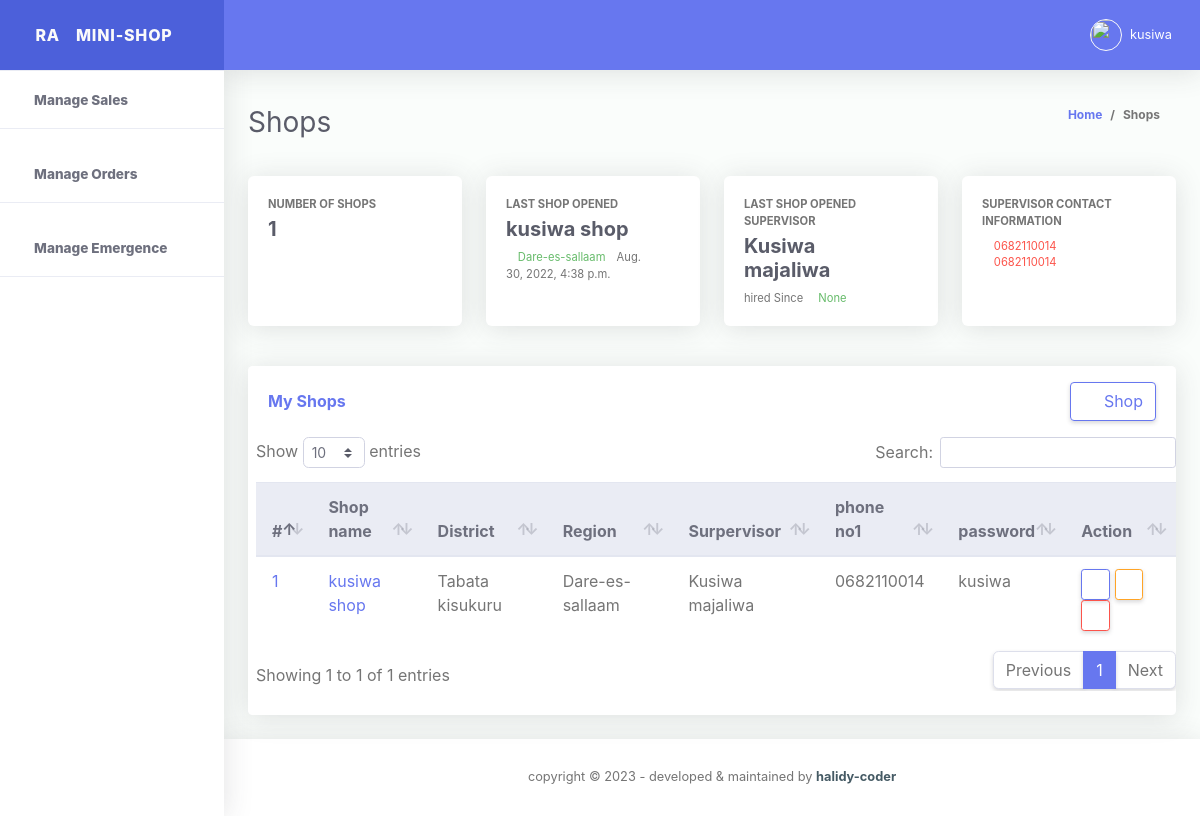
Screenshot of /my-shops (signed in) with the database file from the repository.
### storeApp/models.py (models this page shows, shortened)
class ShopsTable(models.Model):
    id = models.UUIDField(
        primary_key=True, default=uuid.uuid4, editable=False, unique=True)
    shop_name = models.CharField(max_length=100)
    shop_street = models.CharField(max_length=100)
    shop_district = models.CharField(max_length=100)
    shop_region = models.CharField(max_length=100)
    shop_start_date = models.DateTimeField(auto_now_add=True)
    shop_supervisor = models.ForeignKey(
        EmployeeDetailInformations, on_delete=models.CASCADE)
    updated_at = models.DateTimeField(auto_now=True)
    class Meta:
        verbose_name_plural = 'Shops List'

class EmployeeDetailInformations(models.Model):
    id = models.UUIDField(
        primary_key=True, default=uuid.uuid4, editable=False, unique=True)
    employee_Full_name = models.CharField(max_length=200)
    employee_gender = models.CharField(max_length=100)
    employee_email_address = models.EmailField()
    employee_start_date = models.DateField(auto_now_add=True)
    employee_phone_number1 = models.CharField(max_length=100)
    employee_phone_number2 = models.CharField(max_length=100)
    employee_residence_area = models.CharField(max_length=100)
    employee_username = models.CharField(max_length=100, null=True, blank=True)
    employee_password = models.CharField(max_length=100, null=True, blank=True)
    created_at = models.DateTimeField(auto_now_add=True)
    updated_at = models.DateTimeField(auto_now=True)
    class Meta:
        verbose_name_plural = 'list of Employees'
    def __str__(self):
        return str(self.employee_Full_name)

### storeApp/views.py (the view, shortened to what this page needs)
# urls.py: path('my-shops', views.shopPage, name="shopPage"),
@cache_control(no_cache=True, must_revalidate=True, no_store=True)
@login_required(login_url=LOGIN_URL)
def shopPage(request):
  if request.method == "POST" and request.POST.get('add_shop'):
    print(request.POST.get('employee_Full_name'))
    form = ShopsTableForm(request.POST)
    if form.is_valid():
      form.save()
      shop_name = request.POST.get('shop_name')
      messages.success(request, f"{shop_name} added successFull by {request.user.username}")
      return redirect("storeApp:shopPage")
    else:
      messages.info(request, "please try again.")
      return redirect("storeApp:shopPage")
  else:
    try:
      get_all_user_authorizations = AuthorizeUsers.objects.get(select_user = request.user)
    except:
      messages.info(request, f"{request.user} does not have any credential yet!")
      return redirect("storeApp:shopPage")
    get_all_employee = EmployeeDetailInformations.objects.all().order_by('-updated_at')
    get_all_shops = ShopsTable.objects.all().order_by('-updated_at')
    get_number_of_shops = ShopsTable.objects.all().count()
    try:
      get_last_opened_shops = ShopsTable.objects.first()
    except Exception as e:
      get_last_opened_shops = 0
    template_name = 'store/shopPage.html'
    context = {
      'get_all_employee':get_all_employee,
      'get_all_shops':get_all_shops,
      'get_number_of_shops':get_number_of_shops,
      'get_last_opened_shops':get_last_opened_shops,
      'get_all_user_authorizations':get_all_user_authorizations,
    }
    return render(request, template_name, context)

### templates/store/shopPage.html (shortened to what this page needs)
{% extends './base.html' %}
{% load static %}
{% block content %}
{% include './shopStatusBar.html' %}
{% include './shopDatatables.html' %}
{% endblock %}

### templates/store/base.html (shortened to what this page needs)
<!DOCTYPE html>
<html lang="en">
{% load static %}
<head>
  <link href="{% static './vendor/fontawesome-free/css/all.min.css' %}" rel="stylesheet" type="text/css">
  <link href="{% static './vendor/bootstrap/css/bootstrap.min.css' %}" rel="stylesheet" type="text/css">
  <link href="{% static './css/ruang-admin.min.css' %}" rel="stylesheet">
  <link href="{% static './css/chart.css' %}" rel="stylesheet">
  <link href="{% static './vendor/datatables/dataTables.bootstrap4.min.css' %}" rel="stylesheet">
  <link href="{% static './vendor/select2/dist/css/select2.min.css'%}" rel="stylesheet" type="text/css">
  <link href="{% static './vendor/bootstrap-datepicker/css/bootstrap-datepicker.min.css' %}" rel="stylesheet" >
  <link href="{% static './vendor/bootstrap-touchspin/css/jquery.bootstrap-touchspin.css' %} " rel="stylesheet" >
  <link href="{% static './vendor/clock-picker/clockpicker.css' %}" rel="stylesheet">
  <link href="{% static './css/ruang-admin.css' %}" rel="stylesheet">
</head>
<body id="page-top" >
<div id="wrapper" >
  <ul class="navbar-nav sidebar sidebar-light accordion" id="accordionSidebar">
    <a class="sidebar-brand d-flex align-items-center justify-content-center" href="homePage">
      <div class="sidebar-brand-icon">
        <span>RA</span>
      </div>
      <div class="sidebar-brand-text mx-3">MINI-SHOP</div>
    </a>
    <hr class="sidebar-divider my-0">
    {% if get_all_user_authorizations.manage_sales %}
    <li class="nav-item active">
      <a class="nav-link" href="{% url 'storeApp:salesPage' %}">
        <i class="fas far fa-money-bill-alt fa-2x text-success"></i>
        <span>Manage Sales</span></a>
    </li>
    <hr class="sidebar-divider">
    {% endif %}
    {% if get_all_user_authorizations.manage_orders %}
    <li class="nav-item active">
      <a class="nav-link" href="{% url 'storeApp:ordersPage' %}">
        <i class="fas far fas fa-cart-arrow-down fa-2x text-success"></i>
        <span>Manage Orders</span></a>
    </li>
    <hr class="sidebar-divider">
    {% endif %}
    {% if get_all_user_authorizations.manage_emergence %}
    <li class="nav-item active">
      <a class="nav-link" href="{% url 'storeApp:emergencePage' %}">
        <i class="fas far far fa-comments fa-2x text-success"></i>
        <span>Manage Emergence</span></a>
    </li>
    <hr class="sidebar-divider">
    {% endif %}
  </ul>
  <div id="content-wrapper" class="d-flex flex-column">
    <div id="content">
      <nav class="navbar navbar-expand navbar-light bg-navbar topbar mb-4 static-top">
        <button id="sidebarToggleTop" class="btn btn-link rounded-circle mr-3">
          <i class="fa fa-bars"></i>
        </button>
        <ul class="navbar-nav ml-auto">
          {% if request.user.is_authenticated %}
          <li class="nav-item dropdown no-arrow">
            <a class="nav-link dropdown-toggle" href="#" id="userDropdown" role="button" data-toggle="dropdown"
              aria-haspopup="true" aria-expanded="false">
              <img class="img-profile rounded-circle" src="{% static 'img/boy.png' %}" style="max-width: 60px">
              <span class="ml-2 d-none d-lg-inline text-white small">{{request.user.username}}</span>
            </a>
          </li>
          {% endif %}
        </ul>
      </nav>
      {% block content %}
      {% endblock %}
    </div>
    <footer class="sticky-footer bg-white">
      <div class="container my-auto">
        <div class="copyright text-center my-auto">
          <span>copyright &copy; <script> document.write(new Date().getFullYear()); </script> - developed & maintained by
            <b><a href="https://halidy-coder.gitlab.io/" target="_blank">halidy-coder</a></b>
          </span>
        </div>
      </div>
    </footer>
  </div>
</div>
  </body>
</html>

### templates/store/shopStatusBar.html (shortened to what this page needs)
<div class="container-fluid" id="container-wrapper">
  <div class="d-sm-flex align-items-center justify-content-between mb-4">
    <h1 class="h3 mb-0 text-gray-800"> Shops</h1>
    <ol class="breadcrumb">
      <li class="breadcrumb-item"><a href="./">Home</a></li>
      <li class="breadcrumb-item active" aria-current="page">Shops</li>
    </ol>
  </div>
  <div class="row mb-3">
    <div class="col-xl-3 col-md-6 mb-4">
      <div class="card h-100">
        <div class="card-body">
          <div class="row align-items-center">
            <div class="col mr-2">
              <div class="text-xs font-weight-bold text-uppercase mb-1">Number of shops</div>
              <div class="h5 mb-0 font-weight-bold text-gray-800">{{get_number_of_shops}}</div>
            </div>
            <div class="col-auto">
              <i class="fas fa-calendar fa-2x text-primary"></i>
            </div>
          </div>
        </div>
      </div>
    </div>
    <div class="col-xl-3 col-md-6 mb-4">
      <div class="card h-100">
        <div class="card-body">
          <div class="row no-gutters align-items-center">
            <div class="col mr-2">
              <div class="text-xs font-weight-bold text-uppercase mb-1">last shop opened</div>
              <div class="h5 mb-0 font-weight-bold text-gray-800">{{get_last_opened_shops.shop_name}}</div>
              <div class="mt-2 mb-0 text-muted text-xs">
                <span class="text-success mr-2"><i class="fas fa-arrow-up"></i> {{get_last_opened_shops.shop_region }}</span>
                <span>{{get_last_opened_shops.shop_start_date}}</span>
              </div>
            </div>
            <div class="col-auto">
              <i class="fas fa-shopping-cart fa-2x text-success"></i>
            </div>
          </div>
        </div>
      </div>
    </div>
    <div class="col-xl-3 col-md-6 mb-4">
      <div class="card h-100">
        <div class="card-body">
          <div class="row no-gutters align-items-center">
            <div class="col mr-2">
              <div class="text-xs font-weight-bold text-uppercase mb-1"> last shop opened supervisor</div>
              <div class="h5 mb-0 mr-3 font-weight-bold text-gray-800">{{get_last_opened_shops.shop_supervisor}}</div>
              <div class="mt-2 mb-0 text-muted text-xs">
                <span>hired Since </span>
                <span class="text-success mr-2"><i class="fas fa-arrow-up"></i> {{get_last_opened_shops.shop_supervisor.employee_start_date}}</span>
              </div>
            </div>
            <div class="col-auto">
              <i class="fas fa-users fa-2x text-info"></i>
            </div>
          </div>
        </div>
      </div>
    </div>
    <div class="col-xl-3 col-md-6 mb-4">
      <div class="card h-100">
        <div class="card-body">
          <div class="row no-gutters align-items-center">
            <div class="col mr-2">
              <div class="text-xs font-weight-bold text-uppercase mb-1">supervisor contact information</div>
              <div class="mt-2 mb-0 text-muted text-xs">
                <span class="text-danger mr-2"><i class="fas fas fa-phone"></i> {{get_last_opened_shops.shop_supervisor.employee_phone_number1}}</span>
                <br>
                <span class="text-danger mr-2"><i class="fas fas fa-phone"></i> {{get_last_opened_shops.shop_supervisor.employee_phone_number1}}</span>
              </div>
            </div>
            <div class="col-auto">
              <i class="fas fa-comments fa-2x text-warning"></i>
            </div>
          </div>
        </div>
      </div>
    </div>
  </div>
  </div>

### templates/store/shopDatatables.html (shortened to what this page needs)
<div class="table_section">
  <div class="container-fluid">
    <div class="row">
      <div class="col-xl-12 col-lg-12 mb-4">
        <div class="card">
          <div class="card-header py-3 d-flex flex-row align-items-center justify-content-between">
            <h6 class="m-0 font-weight-bold text-primary">My Shops</h6>
            <button type="button" class="btn  btn-outline-primary" data-toggle="modal" data-target="#shopModal"
            id="#shopModal"><i class="fas fa-plus p-1"></i>Shop</button>
          </div>
          {% if get_number_of_shops >= 0 %}
          <div class="table-responsive pl-2">
            <table class="table align-items-center table-flush table-hover" id="dataTableHover">
              <thead class="thead-light">
                <tr>
                  <th>#</th>
                  <th>Shop name</th>
                  <th>District</th>
                  <th>Region</th>
                  <th>Surpervisor</th>
                  <th>phone no1</th>
                  <th>password</th>
                  <th>Action</th>
                </tr>
              </thead>
              <tbody>
                {% for shops in get_all_shops %}
                <tr>
                  <td><a href="#">{{forloop.counter}}</a></td>
                  <td><a href="#">{{shops.shop_name}}</a></td>
                  <td>{{shops.shop_district}}</td>
                  <td>{{shops.shop_region}}</td>
                  <td>{{shops.shop_supervisor}}</td>
                  <td>{{shops.shop_supervisor.employee_phone_number1}}</td>
                  <td>{{shops.shop_supervisor.employee_username}}</td>
                  <td>
                    <a data-toggle="modal" data-target="#shopDetailViewModal{{shops.id}}" class="btn btn-sm btn-outline-primary text-primary"><i class="fas fas fa-eye"></i></a>
                    <a  data-toggle="modal" data-target="#updateShopModal{{shops.id}}"
                    class="btn btn-sm btn-outline-warning"  ><i class="fas fas fas fa-pen"></i></a>
                    <a  data-toggle="modal" data-target="#deleteShopModal" class="btn btn-sm btn-outline-danger"><i class="fas fas fas far fa-trash-alt"></i></a>
                  </td>
                </tr>
              {% endfor %}
              </tbody>
            </table>
          </div>
          {% else %}
          <div class="table-responsive pl-2">
            <div class="empty_content">
              <p> No shops added yet! </p>
            </div>
          </div>
          {% endif %}
          <div class="card-footer"></div>
        </div>
      </div>
    </div>
  </div>
</div>

### rows the page displays
ShopsTable: shop_name "kusiwa shop", shop_region "Dare-es-sallaam", shop_start_date "Aug. 30, 2022, 4:38 p.m.", shop_supervisor "Kusiwa majaliwa", shop_supervisor.employee_start_date "None", shop_supervisor.employee_phone_number1 "0682110014", shop_district "Tabata kisukuru", shop_supervisor.employee_username "kusiwa"

### other values shown
{{ request.user.username }} "kusiwa"
{{ get_number_of_shops }} "1"
